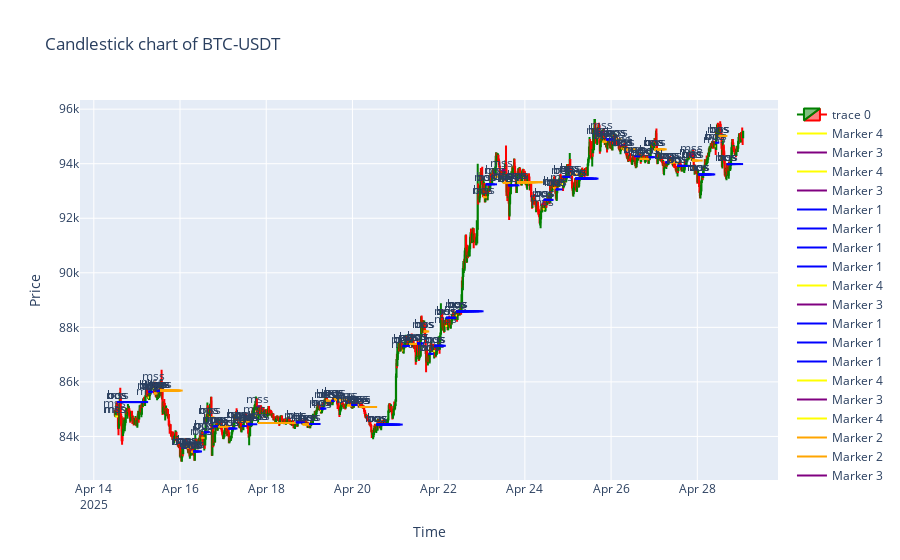

The cell this chart's notebook holds for it:
### Code cell
btc_indicate.plot(["kl"], bos_mss_data=bos_mss_arr)
